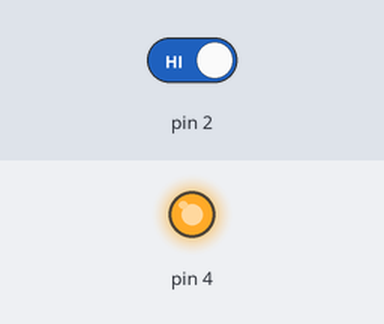
Simulated run of this sketch. Board: Arduino Uno, built with avr-gcc and run on an emulated ATmega328P. Parts: output pins drawn as LEDs (lit = HIGH). The test bench sets the inputs (shaded band); at power-on: pin 2 HIGH.

Above: at 1.6 s.
1.7 s: pin 2 driven LOW
At 3.0 s:
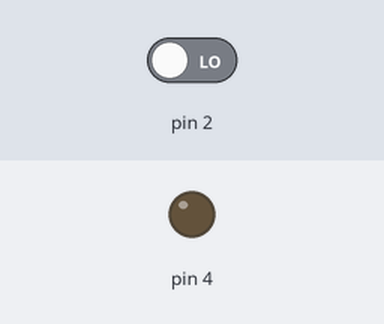
3.5 s: pin 2 driven HIGH
At 4.2 s:
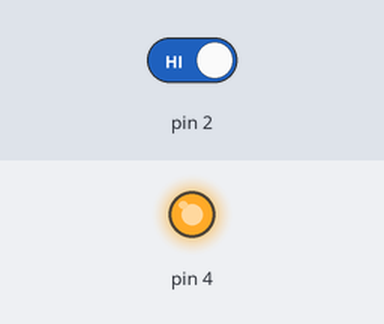
Timing chart, 0 to 6.5 s (numbered marks = the images above; inputs shaded):
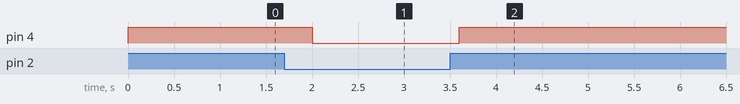

The sketch:

SourceCode.ino
```cpp
int pump = 4;
int sensor = 2;
int val;

void setup() {
  pinMode(4,OUTPUT);
  pinMode(2,INPUT);
}

void loop() {
  val = digitalRead(2);

  if(val == LOW) {
    digitalWrite(4,LOW);
  } else {
    digitalWrite(4,HIGH);
  }
  delay(400);
}
```

Measured:
- after the input at 1.7 s, pin 4: HIGH → LOW after 0.30 s
- after the input at 3.5 s, pin 4: LOW → HIGH after 0.10 s
